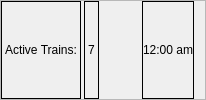
       <widget class="QFrame" name="frame">
        <property name="sizePolicy">
         <sizepolicy hsizetype="Preferred" vsizetype="Preferred">
          <horstretch>0</horstretch>
          <verstretch>0</verstretch>
         </sizepolicy>
        </property>
        <property name="frameShape">
         <enum>QFrame::StyledPanel</enum>
        </property>
        <property name="frameShadow">
         <enum>QFrame::Raised</enum>
        </property>
        <layout class="QHBoxLayout" name="horizontalLayout_4" stretch="0">
         <property name="leftMargin">
          <number>0</number>
         </property>
         <property name="topMargin">
          <number>0</number>
         </property>
         <property name="bottomMargin">
          <number>0</number>
         </property>
         <item>
          <layout class="QHBoxLayout" name="horizontalLayout_3">
           <property name="spacing">
            <number>3</number>
           </property>
           <item>
            <widget class="QLabel" name="label">
             <property name="frameShape">
              <enum>QFrame::Panel</enum>
             </property>
             <property name="text">
              <string>Active Trains:</string>
             </property>
            </widget>
           </item>
           <item>
            <widget class="QLabel" name="active_train_number_label">
             <property name="frameShape">
              <enum>QFrame::Box</enum>
             </property>
             <property name="text">
              <string>7</string>
             </property>
            </widget>
           </item>
           <item>
            <spacer name="horizontalSpacer">
             <property name="orientation">
              <enum>Qt::Horizontal</enum>
             </property>
             <property name="sizeHint" stdset="0">
              <size>
               <width>40</width>
               <height>20</height>
              </size>
             </property>
            </spacer>
           </item>
           <item>
            <widget class="QLabel" name="current_time_label">
             <property name="sizePolicy">
              <sizepolicy hsizetype="Preferred" vsizetype="Preferred">
               <horstretch>0</horstretch>
               <verstretch>0</verstretch>
              </sizepolicy>
             </property>
             <property name="frameShape">
              <enum>QFrame::Box</enum>
             </property>
             <property name="text">
              <string>12:00 am</string>
             </property>
             <property name="scaledContents">
              <bool>false</bool>
             </property>
             <property name="alignment">
              <set>Qt::AlignCenter</set>
             </property>
             <property name="indent">
              <number>1</number>
             </property>
            </widget>
           </item>
          </layout>
         </item>
        </layout>
       </widget>
